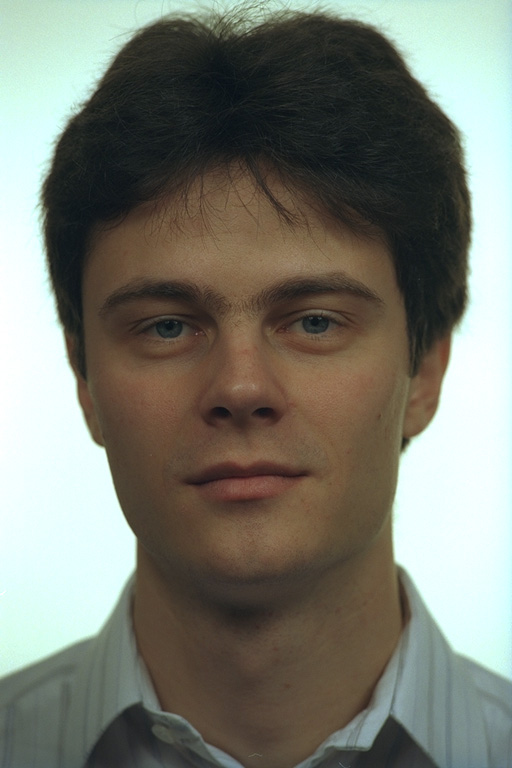
#> input picture Codes/Images/Original Images/img_001.jpg, 512 x 768 px, found by its file name
$ jupyter execute Task1.ipynb
#> lines starting #> are read from the running program, lines starting #| are printed output that depends on the picture
[cell 1]
import numpy as np
import matplotlib.pyplot as plt
import cv2

[cell 2]
def get_histogram(ch):
    hist=np.zeros(256,dtype=np.int32)
    for pix in ch.flatten():
        hist[pix]+=1
    return hist

[cell 3]
bgr_img=cv2.imread("Images/Original Images/img_001.jpg")
#> bgr_img is the input picture: shape (768, 512, 3); mean B, G, R 112.2, 122.3, 121.1

b,g,r=cv2.split(bgr_img)
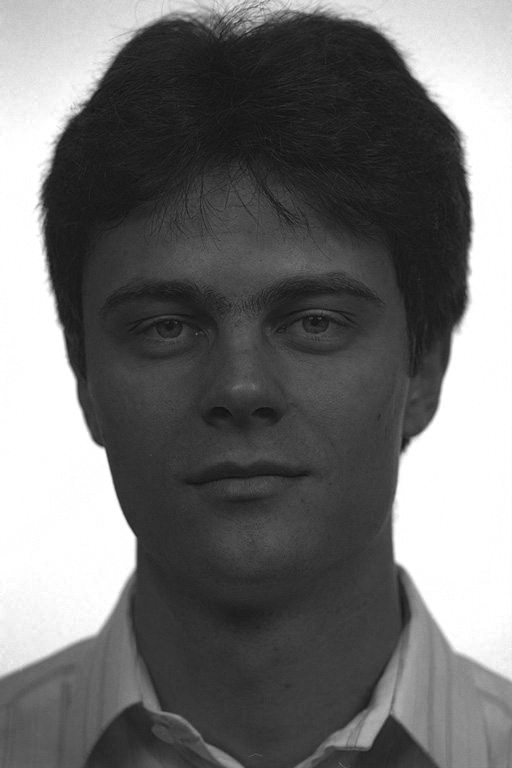
#> b: shape (768, 512); min 15, max 255, mean 112.2
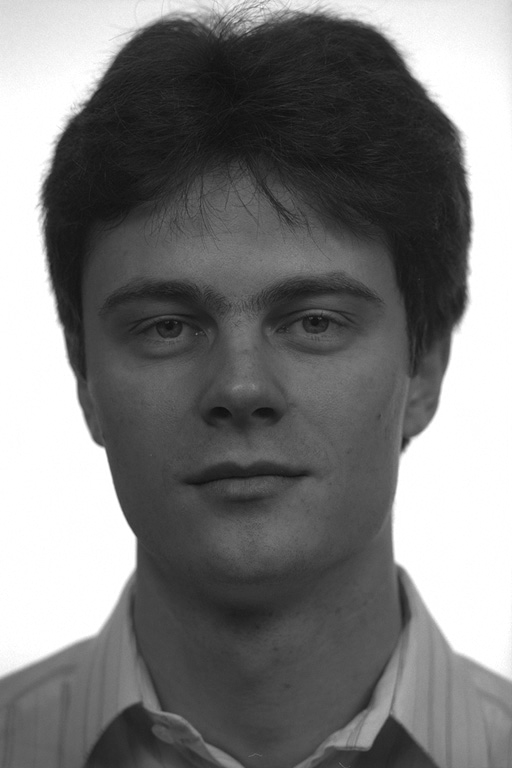
#> g: shape (768, 512); min 14, max 255, mean 122.3
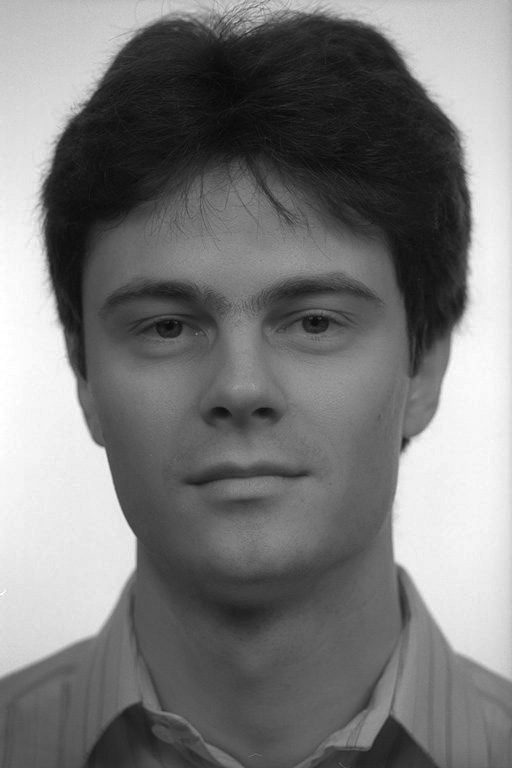
#> r: shape (768, 512); min 7, max 255, mean 121.1
hsv_img=cv2.cvtColor(bgr_img,cv2.COLOR_BGR2HSV)
#> hsv_img: shape (768, 512, 3); mean H, S, V 52.4, 60.1, 130.4
h,s,v=cv2.split(hsv_img)
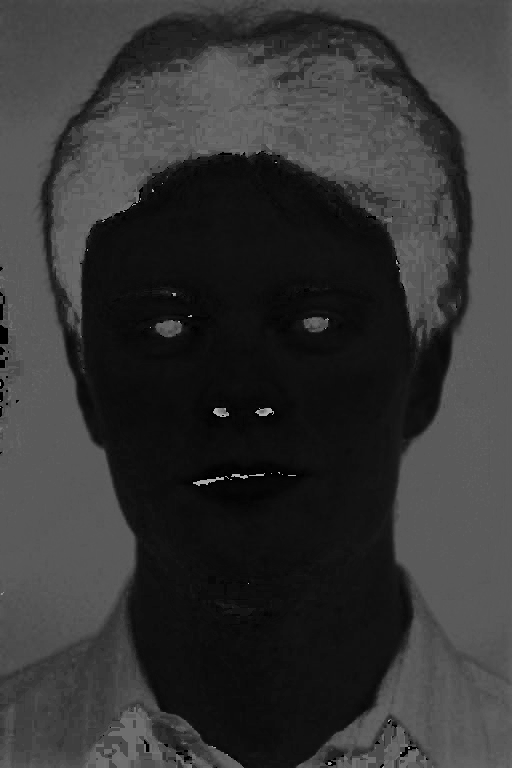
#> h: shape (768, 512); min 0, max 179, mean 52.4
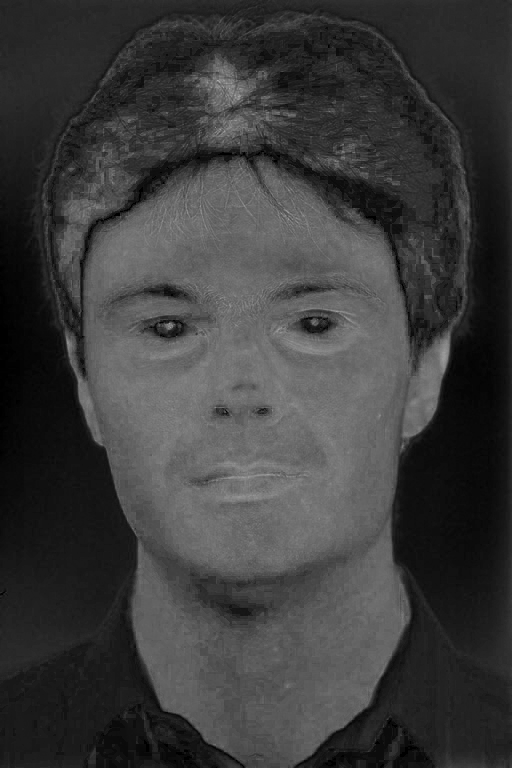
#> s: shape (768, 512); min 0, max 174, mean 60.1
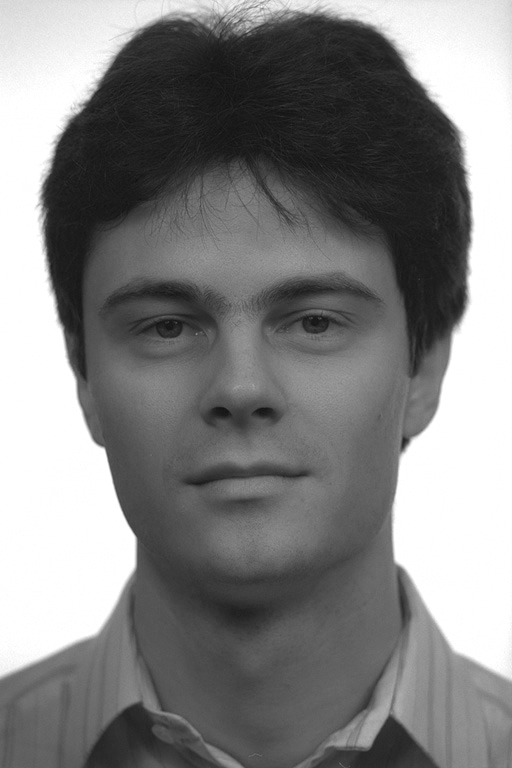
#> v: shape (768, 512); min 17, max 255, mean 130.4
h=((h/180)*255).astype(np.uint8)
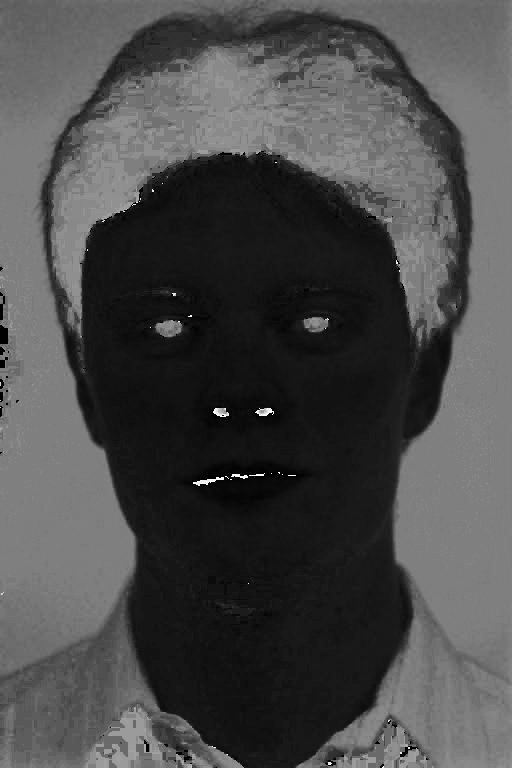
#> h: shape (768, 512); min 0, max 253, mean 73.7

plt.figure(figsize=(20,9))
plt.subplot(131)
plt.title("B")
plt.axis('off')
plt.imshow(b)
plt.subplot(132)
plt.axis('off')
plt.title("G")
plt.imshow(g)
plt.subplot(133)
plt.title("R")
plt.axis('off')
plt.imshow(r)
plt.show()

plt.figure(figsize=(20,9))
plt.subplot(131)
plt.title("H")
plt.axis('off')
plt.imshow(h)
plt.subplot(132)
plt.axis('off')
plt.title("S")
plt.imshow(s)
plt.subplot(133)
plt.title("V")
plt.axis('off')
plt.imshow(v)
plt.show()

[cell 4]
b_hist=get_histogram(b)
#> the loop in get_histogram, `for pix in ch.flatten():` made 393216 passes
#> pix on passes 1 to 3: 194, 192, 194
#> after the loop in get_histogram, `for pix in ch.flatten():`: hist = 256 values, max 53292 at index 255, min 0 at index 0, mean 1536
#> b_hist has the same summary as hist in get_histogram
g_hist=get_histogram(g)
#> the loop in get_histogram (call 2), `for pix in ch.flatten():` made 393216 passes
#> pix on passes 1 to 3: 218, 216, 217
#> g_hist = 256 values, max 64606 at index 255, min 0 at index 0, mean 1536
r_hist=get_histogram(r)
#> r_hist = 256 values, max 4610 at index 241, min 0 at index 0, mean 1536
h_hist=get_histogram(h)
#> h_hist = 256 values, max 65915 at index 127, min 0 at index 3, mean 1536
s_hist=get_histogram(s)
#> s_hist = 256 values, max 8195 at index 41, min 0 at index 160, mean 1536
v_hist=get_histogram(v)
#> v_hist = 256 values, max 73151 at index 255, min 0 at index 0, mean 1536
linspace=np.linspace(0,len(b_hist),num=len(b_hist))
#> linspace = 256 values from 0 to 256
plt.figure(figsize=(20,9))
plt.subplot(131)
plt.title("B")
plt.bar(linspace,b_hist)
plt.subplot(132)
plt.title("G")
plt.bar(linspace,g_hist)
plt.subplot(133)
plt.title("R")
plt.bar(linspace,r_hist)
plt.show()
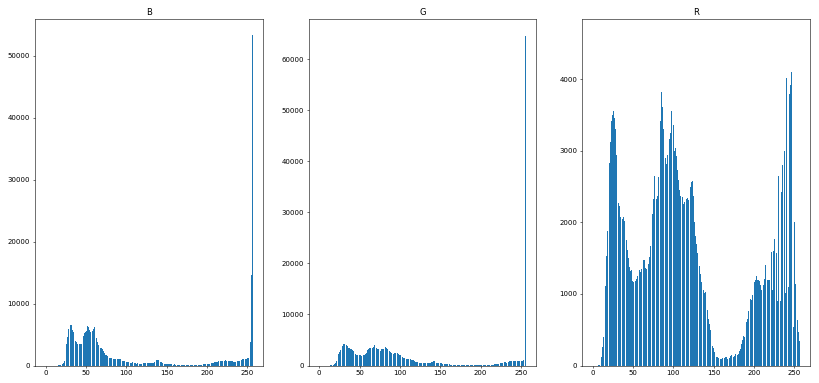
#> figure drawn by matplotlib, 3 panels; panel 1: tallest bar 53292 high, from x = 255.6 to 256.4; panel 2: tallest bar 64606 high, from x = 255.6 to 256.4; panel 3: tallest bar 4610 high, from x = 241.5 to 242.3
plt.figure(figsize=(20,9))
plt.subplot(131)
plt.title("H")
plt.bar(linspace,h_hist)
plt.subplot(132)
plt.title("S")
plt.bar(linspace,s_hist)
plt.subplot(133)
plt.title("V")
plt.bar(linspace,v_hist)
plt.show()
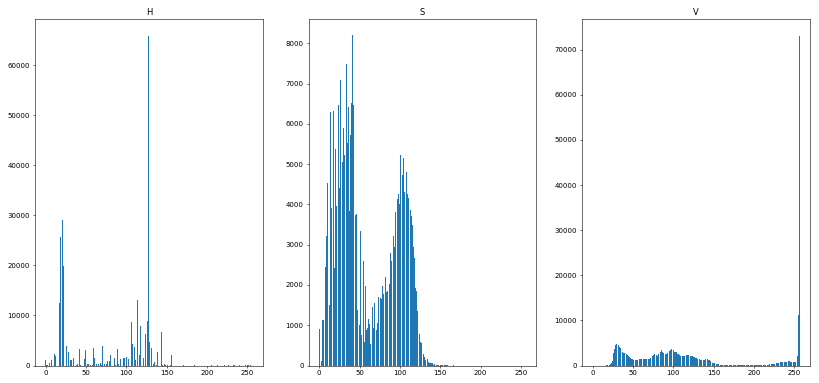
#> figure drawn by matplotlib, 3 panels; panel 1: tallest bar 65915 high, from x = 127.1 to 127.9; panel 2: tallest bar 8195 high, from x = 40.76 to 41.56; panel 3: tallest bar 73151 high, from x = 255.6 to 256.4

$ run again, with Codes/Images/Original Images/img_003.jpg copied over Codes/Images/Original Images/img_001.jpg
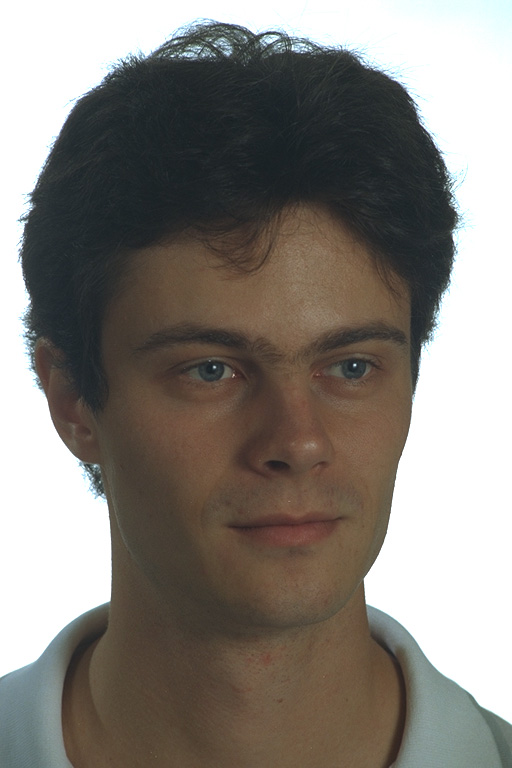
#> input picture Codes/Images/Original Images/img_003.jpg, 512 x 768 px, found by its file name
#> bgr_img is the input picture: shape (768, 512, 3); mean B, G, R 122.8, 128.8, 133.7
#> hsv_img: shape (768, 512, 3); mean H, S, V 35.4, 49.5, 137.1
#> `h=((h/180)*255).astype(np.uint8)`:
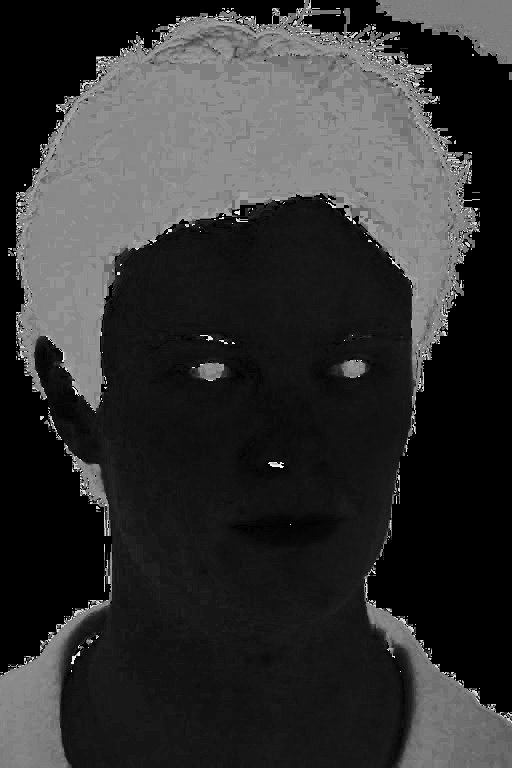
#> h: shape (768, 512); min 0, max 253, mean 49.8
#> after the loop in get_histogram, `for pix in ch.flatten():`: hist = 256 values, max 113739 at index 255, min 0 at index 0, mean 1536
#> b_hist has the same summary as hist in get_histogram
#> g_hist = 256 values, max 113081 at index 255, min 0 at index 0, mean 1536
#> r_hist = 256 values, max 105612 at index 255, min 0 at index 0, mean 1536
#> h_hist = 256 values, max 104070 at index 0, min 0 at index 3, mean 1536
#> s_hist = 256 values, max 103788 at index 0, min 0 at index 128, mean 1536
#> v_hist = 256 values, max 118602 at index 255, min 0 at index 0, mean 1536
#> linspace = 256 values from 0 to 256
#> `plt.show()`:
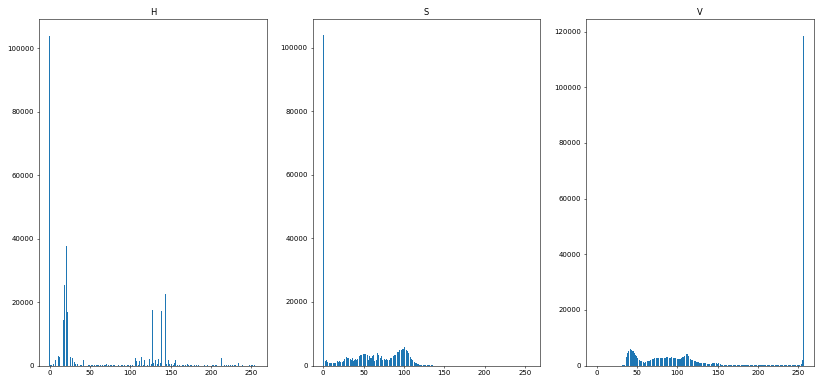
#> figure drawn by matplotlib, 3 panels; panel 1: tallest bar 104070 high, from x = -0.4 to 0.4; panel 2: tallest bar 103788 high, from x = -0.4 to 0.4; panel 3: tallest bar 118602 high, from x = 255.6 to 256.4

$ run again, with Codes/Images/Original Images/img_005.jpg copied over Codes/Images/Original Images/img_001.jpg
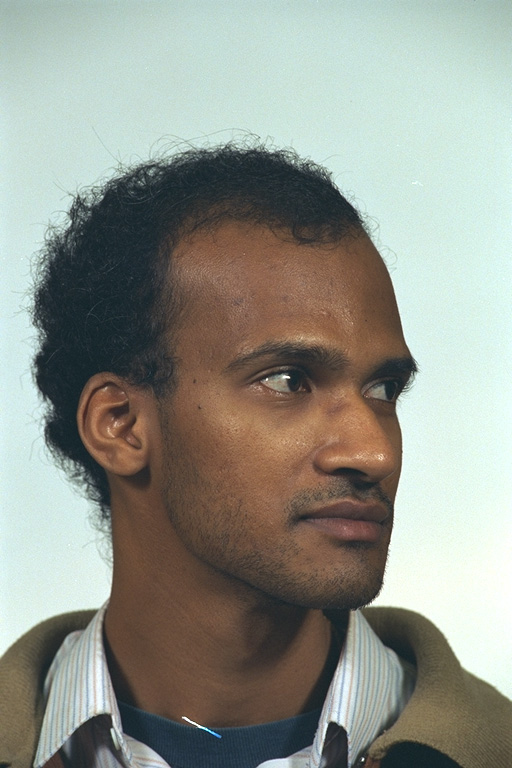
#> input picture Codes/Images/Original Images/img_005.jpg, 512 x 768 px, found by its file name
#> bgr_img is the input picture: shape (768, 512, 3); mean B, G, R 139.3, 148.2, 145.5
#> hsv_img: shape (768, 512, 3); mean H, S, V 57.5, 56.3, 157.9
#> `h=((h/180)*255).astype(np.uint8)`:
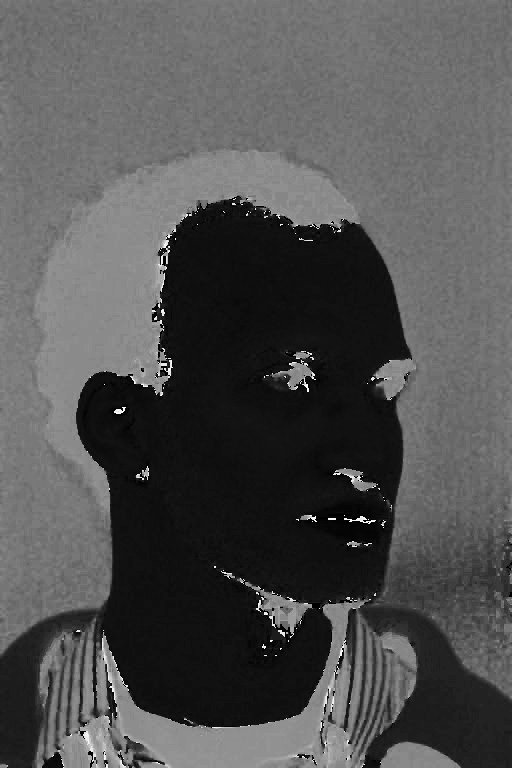
#> h: shape (768, 512); min 0, max 253, mean 81
#> the loop in get_histogram, `for pix in ch.flatten():` made 393216 passes
#> pix on passes 1 to 3: 179, 182, 183
#> after the loop in get_histogram, `for pix in ch.flatten():`: hist = 256 values, max 6238 at index 55, min 0 at index 0, mean 1536
#> b_hist has the same summary as hist in get_histogram
#> the loop in get_histogram (call 2), `for pix in ch.flatten():` made 393216 passes
#> pix on passes 1 to 3: 181, 184, 185
#> g_hist = 256 values, max 10283 at index 255, min 0 at index 0, mean 1536
#> r_hist = 256 values, max 4983 at index 202, min 0 at index 3, mean 1536
#> h_hist = 256 values, max 47040 at index 113, min 0 at index 3, mean 1536
#> s_hist = 256 values, max 23036 at index 28, min 0 at index 154, mean 1536
#> v_hist = 256 values, max 10407 at index 255, min 0 at index 0, mean 1536
#> linspace = 256 values from 0 to 256
#> `plt.show()`:
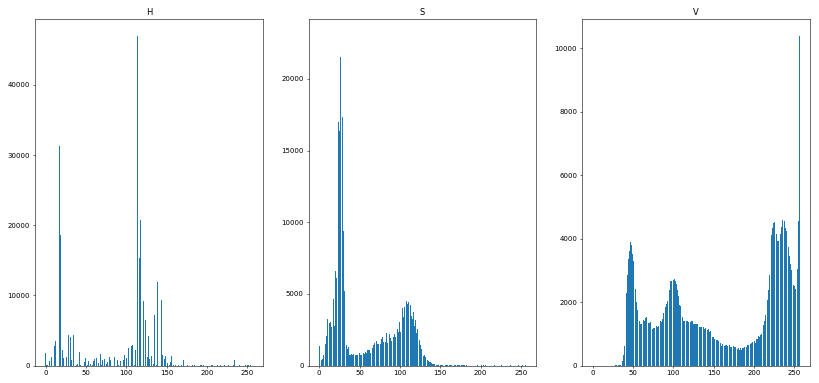
#> figure drawn by matplotlib, 3 panels; panel 1: tallest bar 47040 high, from x = 113 to 113.8; panel 2: tallest bar 23036 high, from x = 27.71 to 28.51; panel 3: tallest bar 10407 high, from x = 255.6 to 256.4
